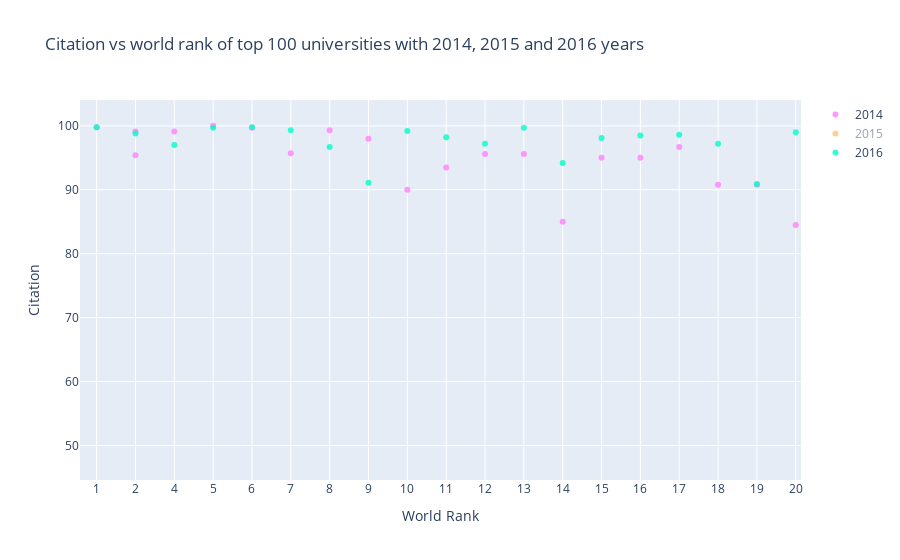

Notebook code cell kept with this figure:
### Markdown cell above
<a id="3"></a> <br>
# Scatter
Scatter Example: Citation vs world rank of top 100 universities with 2014, 2015 and 2016 years
* Import graph_objs as *go*
* Creating traces
    * x = x axis
    * y = y axis
    * mode = type of plot like marker, line or line + markers
    * name = name of the plots
    * marker = marker is used with dictionary. 
        * color = color of lines. It takes RGB (red, green, blue) and opacity (alpha)
    * text = The hover text (hover is curser)
* data = is a list that we add traces into it
* layout = it is dictionary.
    * title = title of layout
    * x axis = it is dictionary
        * title = label of x axis
        * ticklen = length of x axis ticks
        * zeroline = showing zero line or not
    * y axis = it is dictionary and same with x axis
* fig = it includes data and layout
* iplot() = plots the figure(fig) that is created by data and layout

### Code cell
# prepare data frames
df2014 = timesData[timesData.year == 2014].iloc[:100,:]
df2015 = timesData[timesData.year == 2015].iloc[:100,:]
df2016 = timesData[timesData.year == 2016].iloc[:100,:]

# import graph objects as "go"
import plotly.graph_objs as go

# creating trace1
trace1 =go.Scatter(
                    x = df2014.world_rank,
                    y = df2014.citations,
                    mode = "markers",
                    name = "2014",
                    marker = dict(color = 'rgba(255, 128, 255, 0.8)'),
                    text= df2014.university_name)
# creating trace2
trace2 =go.Scatter(
                    x = df2015.world_rank,
                    y = df2015.citations,
                    mode = "markers",
                    name = "2015",
                    marker = dict(color = 'rgba(255, 128, 2, 0.8)'),
                    text= df2015.university_name)
# creating trace3
trace3 =go.Scatter(
                    x = df2016.world_rank,
                    y = df2016.citations,
                    mode = "markers",
                    name = "2016",
                    marker = dict(color = 'rgba(0, 255, 200, 0.8)'),
                    text= df2016.university_name)

data = [trace1, trace2, trace3]

layout = dict(title = 'Citation vs world rank of top 100 universities with 2014, 2015 and 2016 years',
              xaxis= dict(title= 'World Rank',ticklen= 5,zeroline= False),
              yaxis= dict(title= 'Citation',ticklen= 5,zeroline= False)
             )

fig = dict(data = data, layout = layout)
#fig = go.Figure(data = data, layout=layout)

iplot(fig)

### Figure 1 — Plotly figure (JSON) as saved in the notebook; plotly's stock layout.template omitted (floating-point values rounded to 4 significant figures)
{"data": [{"marker": {"color": "rgba(255, 128, 255, 0.8)"}, "mode": "markers", "name": "2014", "text": ["California Institute of Technology", "Harvard University", "University of Oxford", "Stanford University", "Massachusetts Institute of Technology", "Princeton University", "University of Cambridge", "University of California, Berkeley", "University of Chicago", "Imperial College London", "Yale University", "University of California, Los Angeles", "Columbia University", "ETH Zurich – Swiss Federal Institute of Technology Zurich", "Johns Hopkins University", "University of Pennsylvania", "Duke University", "University of Michigan", "Cornell University", "University of Toronto", "University College London", "Northwestern University", "University of Tokyo", "Carnegie Mellon University", "University of Washington", "National University of Singapore", "University of Texas at Austin", "Georgia Institute of Technology", "University of Illinois at Urbana-Champaign", "University of Wisconsin-Madison", "University of British Columbia", "London School of Economics and Political Science", "University of California, Santa Barbara", "University of Melbourne", "McGill University", "Karolinska Institute", "École Polytechnique Fédérale de Lausanne", "King’s College London", "University of Edinburgh", "New York University", "University of California, San Diego", "Washington University in St Louis", "University of Hong Kong", "Seoul National University", "Peking University", "University of Minnesota", "University of North Carolina at Chapel Hill", "Australian National University", "Pennsylvania State University", "Boston University", "Tsinghua University", "Brown University", "Kyoto University", "University of California, Davis", "LMU Munich", "Korea Advanced Institute of Science and Technology (KAIST)", "Hong Kong University of Science and Technology", "University of Manchester", "Ohio State University", "Pohang University of Science and Technology", "KU Leuven", "Purdue University", "The University of Queensland", "University of Göttingen", "Rice University", "École Normale Supérieure", "Leiden University", "Heidelberg University", "Delft University of Technology", "University of Southern California", "École Polytechnique", "University of Sydney", "Erasmus University Rotterdam", "University of Basel", "Utrecht University", "Nanyang Technological University", "Wageningen University and Research Center", "University of Pittsburgh", "University of Bristol", "Durham University", "Emory University", "Tufts University", "Michigan State University", "University of Amsterdam", "Ghent University", "Free University of Berlin", "Technical University of Munich", "Case Western Reserve University", "Vanderbilt University", "University of Notre Dame", "Monash University", "McMaster University", "University of California, Irvine", "Humboldt University of Berlin", "University of Rochester", "Pierre and Marie Curie University", "University of Colorado Boulder", "Maastricht University", "University of Groningen", "University of Helsinki"], "type": "scatter", "visible": true, "x": ["1", "2", "2", "4", "5", "6", "7", "8", "9", "10", "11", "12", "13", "14", "15", "16", "17", "18", "19", "20", "21", "22", "23", "24", "25", "26", "27", "28", "29", "30", "31", "32", "33", "34", "35", "36", "37", "38", "39", "40", "40", "42", "43", "44", "45", "46", "47", "48", "49", "50", "50", "52", "52", "52", "55", "56", "57", "58", "59", "60", "61", "62", "63", "63", "65", "65", "67", "68", "69", "70", "70", "72", "73", "74", "74", "76", "77", "78", "79", "80", "80", "80", "83", "83", "85", "86", "87", "88", "88", "90", "91", "92", "93", "94", "95", "96", "97", "98", "98", "100"], "y": [99.8, 99.1, 95.4, 99.1, 100, 99.7, 95.7, 99.3, 98, 90, 93.5, 95.6, 95.6, 85, 95, 95, 96.7, 90.8, 90.8, 84.5, 84.1, 97.1, 69.8, 93.9, 95.6, 66.4, 91.3, 87.9, 79.4, 87.2, 83.7, 69.2, 99.4, 80.2, 74.5, 76, 95.9, 87.6, 87.6, 87.9, 96.7, 96.4, 61.5, 47.3, 62.8, 81.2, 90.2, 71.2, 79.4, 95.3, 59.9, 91.3, 58.2, 81.2, 83.3, 67, 72.3, 77.3, 79.4, 85.7, 72.9, 67, 73.3, 89.6, 99.9, 87, 84.2, 76, 47.2, 81.2, 82.3, 66.6, 81.2, 81.4, 82, 67.5, 74.1, 84.4, 84.9, 88.2, 90.8, 93.9, 71.5, 75, 74.9, 64.8, 80.7, 82.8, 86.5, 91.8, 65.4, 79.4, 89.7, 68.4, 89.7, 82.3, 97.3, 65.8, 71.1, 77.8]}, {"marker": {"color": "rgba(255, 128, 2, 0.8)"}, "mode": "markers", "name": "2015", "text": ["California Institute of Technology", "Harvard University", "University of Oxford", "Stanford University", "University of Cambridge", "Massachusetts Institute of Technology", "Princeton University", "University of California, Berkeley", "Imperial College London", "Yale University", "University of Chicago", "University of California, Los Angeles", "ETH Zurich – Swiss Federal Institute of Technology Zurich", "Columbia University", "Johns Hopkins University", "University of Pennsylvania", "University of Michigan", "Duke University", "Cornell University", "University of Toronto", "Northwestern University", "University College London", "University of Tokyo", "Carnegie Mellon University", "National University of Singapore", "University of Washington", "Georgia Institute of Technology", "University of Texas at Austin", "LMU Munich", "University of Illinois at Urbana-Champaign", "University of Wisconsin-Madison", "University of British Columbia", "University of Melbourne", "London School of Economics and Political Science", "École Polytechnique Fédérale de Lausanne", "University of Edinburgh", "University of California, Santa Barbara", "New York University", "McGill University", "King’s College London", "University of California, San Diego", "Washington University in St Louis", "University of Hong Kong", "Karolinska Institute", "Australian National University", "University of Minnesota", "University of North Carolina at Chapel Hill", "Peking University", "Tsinghua University", "Seoul National University", "Hong Kong University of Science and Technology", "Korea Advanced Institute of Science and Technology (KAIST)", "University of Manchester", "Brown University", "KU Leuven", "University of California, Davis", "Boston University", "Pennsylvania State University", "Kyoto University", "University of Sydney", "Nanyang Technological University", "École Polytechnique", "Scuola Normale Superiore di Pisa", "Leiden University", "The University of Queensland", "Pohang University of Science and Technology", "University of Göttingen", "Ohio State University", "Rice University", "Heidelberg University", "Delft University of Technology", "Erasmus University Rotterdam", "Wageningen University and Research Center", "University of Bristol", "University of Basel", "University of Southern California", "University of Amsterdam", "École Normale Supérieure", "Utrecht University", "Humboldt University of Berlin", "Free University of Berlin", "Michigan State University", "Durham University", "Monash University", "Middle East Technical University", "University of Arizona", "University of Notre Dame", "Tufts University", "University of California, Irvine", "Ghent University", "University of Massachusetts", "University of Pittsburgh", "Emory University", "McMaster University", "University of Glasgow", "Vanderbilt University", "University of Colorado Boulder", "Stockholm University", "Technical University of Munich", "Uppsala University"], "type": "scatter", "visible": "legendonly", "x": ["1", "2", "3", "4", "5", "6", "7", "8", "9", "9", "11", "12", "13", "14", "15", "16", "17", "18", "19", "20", "21", "22", "23", "24", "25", "26", "27", "28", "29", "29", "29", "32", "33", "34", "34", "36", "37", "38", "39", "40", "41", "42", "43", "44", "45", "46", "46", "48", "49", "50", "51", "52", "52", "54", "55", "55", "57", "58", "59", "60", "61", "61", "63", "64", "65", "66", "67", "68", "69", "70", "71", "72", "73", "74", "75", "75", "77", "78", "79", "80", "81", "82", "83", "83", "85", "86", "86", "88", "88", "90", "91", "91", "93", "94", "94", "96", "97", "98", "98", "98"], "y": [99.7, 98.9, 95.5, 99.1, 95.2, 100, 99.6, 99.1, 89.4, 94, 97.3, 95.3, 83.5, 95.3, 93.6, 94.4, 88.9, 96.6, 91.5, 83, 96.9, 85.1, 74.7, 92, 66, 95, 85.8, 91.5, 83, 77.8, 87.7, 85.3, 80.6, 71.3, 95, 88.3, 99.2, 89.5, 76, 88.3, 96.4, 97.1, 65.1, 76.8, 71.1, 82.9, 91, 63.7, 65, 48.7, 72.9, 71.4, 74.3, 92, 71.8, 80.4, 94.4, 76, 57, 69, 75.9, 79.9, 96.4, 82.3, 74.2, 84.4, 92.3, 80.4, 99.9, 81.4, 42.6, 82.3, 77.5, 85.1, 81.4, 81.3, 76.6, 84.8, 80, 71.9, 67.6, 74, 88.9, 65.7, 92, 74, 90, 92.9, 89.5, 73.8, 78.7, 84.4, 89.5, 78.8, 83.7, 87.7, 97.4, 90.9, 78.8, 70.9]}, {"marker": {"color": "rgba(0, 255, 200, 0.8)"}, "mode": "markers", "name": "2016", "text": ["California Institute of Technology", "University of Oxford", "Stanford University", "University of Cambridge", "Massachusetts Institute of Technology", "Harvard University", "Princeton University", "Imperial College London", "ETH Zurich – Swiss Federal Institute of Technology Zurich", "University of Chicago", "Johns Hopkins University", "Yale University", "University of California, Berkeley", "University College London", "Columbia University", "University of California, Los Angeles", "University of Pennsylvania", "Cornell University", "University of Toronto", "Duke University", "University of Michigan", "Carnegie Mellon University", "London School of Economics and Political Science", "University of Edinburgh", "Northwestern University", "National University of Singapore", "King’s College London", "Karolinska Institute", "LMU Munich", "New York University", "École Polytechnique Fédérale de Lausanne", "University of Washington", "University of Melbourne", "University of British Columbia", "KU Leuven", "University of Illinois at Urbana-Champaign", "Heidelberg University", "McGill University", "University of California, San Diego", "University of California, Santa Barbara", "Georgia Institute of Technology", "Peking University", "University of Tokyo", "University of California, Davis", "University of Hong Kong", "University of Texas at Austin", "Tsinghua University", "Wageningen University and Research Center", "Humboldt University of Berlin", "University of Wisconsin-Madison", "Brown University", "Australian National University", "Technical University of Munich", "École Normale Supérieure", "Nanyang Technological University", "University of Manchester", "University of Sydney", "University of Amsterdam", "Hong Kong University of Science and Technology", "The University of Queensland", "Washington University in St Louis", "Utrecht University", "University of North Carolina at Chapel Hill", "Boston University", "Delft University of Technology", "University of Minnesota", "Leiden University", "University of Southern California", "University of Bristol", "Durham University", "Erasmus University Rotterdam", "Free University of Berlin", "Monash University", "University of Groningen", "Pennsylvania State University", "University of Glasgow", "University of Helsinki", "University of Tübingen", "University of Pittsburgh", "University of Warwick", "Uppsala University", "University of Copenhagen", "University of New South Wales", "University of Freiburg", "Seoul National University", "University of St Andrews", "Vanderbilt University", "Kyoto University", "Maastricht University", "Emory University", "Lund University", "Ohio State University", "University of Exeter", "University of Bonn", "Georgetown University", "McMaster University", "University of Sheffield", "Queen Mary University of London", "University of Göttingen", "Michigan State University"], "type": "scatter", "visible": true, "x": ["1", "2", "3", "4", "5", "6", "7", "8", "9", "10", "11", "12", "13", "14", "15", "16", "17", "18", "19", "20", "21", "22", "23", "24", "25", "26", "27", "28", "29", "30", "31", "32", "33", "34", "35", "36", "37", "38", "=39", "=39", "41", "42", "43", "=44", "=44", "46", "=47", "=47", "49", "50", "51", "52", "53", "54", "55", "=56", "=56", "58", "59", "=60", "=60", "62", "63", "64", "=65", "=65", "67", "68", "69", "70", "71", "72", "73", "74", "75", "=76", "=76", "78", "79", "80", "81", "=82", "=82", "84", "85", "86", "87", "=88", "=88", "=90", "=90", "=90", "93", "=94", "=94", "=94", "97", "98", "=99", "=99"], "y": [99.8, 98.8, 99.9, 97, 99.7, 99.8, 99.3, 96.7, 91.1, 99.2, 98.2, 97.2, 99.7, 94.2, 98.1, 98.5, 98.6, 97.2, 90.9, 99, 94.4, 99.1, 94.3, 96.3, 96.5, 79.4, 93.8, 92.2, 85.7, 95.3, 94.6, 98.6, 86.6, 91.5, 87.3, 86.8, 88.2, 78.9, 98.7, 99.2, 86, 69.1, 60.9, 84.3, 70.1, 92.2, 58.8, 87.8, 73.6, 86.6, 96.4, 72.3, 80.1, 87.1, 85.6, 77.3, 77.5, 87.4, 82.6, 82.4, 99.2, 88.1, 95.9, 97.7, 61.5, 88, 85.2, 93, 91.2, 87.7, 95.6, 60.2, 73.3, 84, 80.5, 92.3, 82.1, 79.3, 92.3, 78.2, 80.9, 86.2, 82.1, 80.5, 50, 78.8, 95.7, 46.6, 82.7, 96.7, 81.3, 83.2, 94.3, 85.3, 82.5, 84.9, 80.1, 93.3, 72.7, 76.8]}], "layout": {"autosize": true, "title": {"text": "Citation vs world rank of top 100 universities with 2014, 2015 and 2016 years"}, "xaxis": {"autorange": false, "range": [-0.4278, 18.14], "ticklen": 5, "title": {"text": "World Rank"}, "type": "category", "zeroline": false}, "yaxis": {"autorange": false, "range": [44.6, 104.0], "ticklen": 5, "title": {"text": "Citation"}, "type": "linear", "zeroline": false}}}
